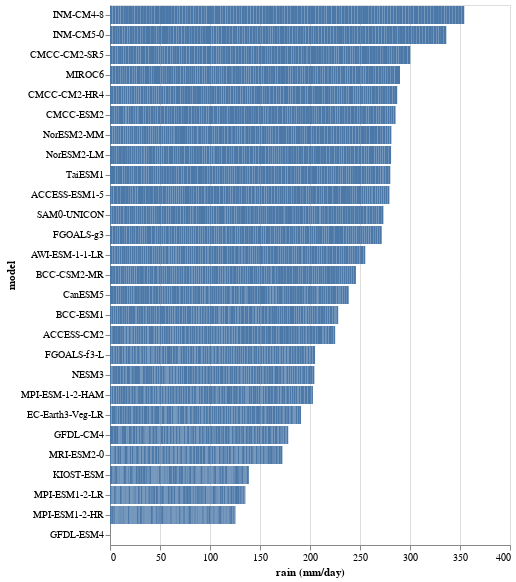

Notebook code for this chart:
### Code cell
plot2

### Figure 1 — Vega-Lite specification as saved in the notebook (floating-point values rounded to 4 significant figures; data arrays with more than 128 entries replaced by an {"elided": "..."} marker saying what was removed)
{"config": {"view": {"continuousWidth": 400, "continuousHeight": 300}}, "data": {"name": "data-1d3a5d6eecef9fe7b7f43e7cd2dfabc9"}, "mark": "bar", "encoding": {"x": {"field": "rain (mm/day)", "type": "quantitative"}, "y": {"field": "model", "sort": "-x", "type": "nominal"}}, "$schema": "https://vega.github.io/schema/vega-lite/v4.17.0.json", "datasets": {"data-1d3a5d6eecef9fe7b7f43e7cd2dfabc9": {"elided": "3402 records"}}}
